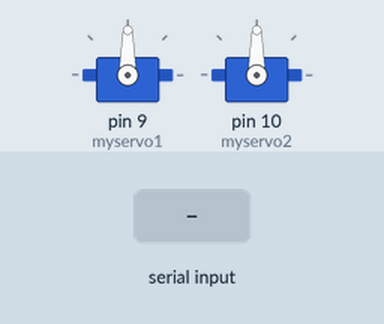
Recording of a sketch running on a simulated Arduino Uno, built with avr-gcc and run on an emulated ATmega328P. On the bench: 2 × servo. The test bench sets the inputs (shaded band).

Above: at 1.3 s.
1.4 s: "1" received over the second serial link
At 2.6 s:
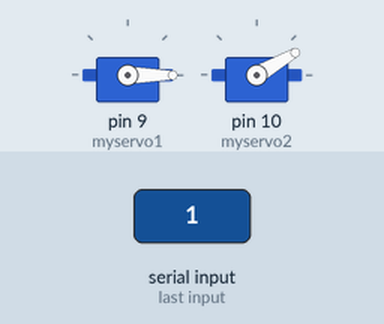
2.9 s: "2" received over the second serial link
At 3.9 s:
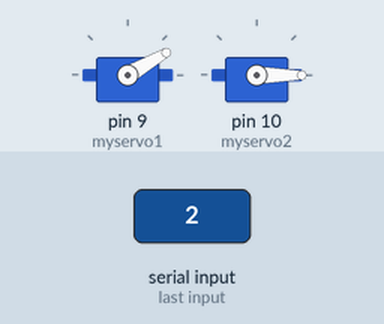
Timing chart, 0 to 5.9 s (numbered marks = the images above; inputs shaded):
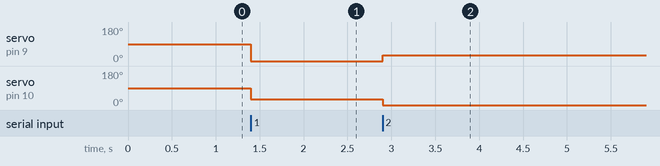

Measured:
- after the input at 1.4 s, servo on pin 9 (myservo1): 90° → 0° at once; servo on pin 10 (myservo2): 90° → 30° at once
- after the input at 2.9 s, servo on pin 9 (myservo1): 0° → 30° at once; servo on pin 10 (myservo2): 30° → 0° at once

The sketch:

bluetoothlightout.ino
```cpp
#include<SoftwareSerial.h>
#include<Servo.h>
Servo myservo1;
Servo myservo2;


int bTx = 2;
int bRx = 3;

SoftwareSerial bt(bTx, bRx);

void setup() {
Serial.begin(9600);
delay(100);
bt.begin(9600);

myservo1.attach(9);
myservo2.attach(10);
}

void loop() {
  char value;
  if(bt.available()){
    value=(char)bt.read();
  }
  if(value == '1')
  {
    myservo1.write(0);
    myservo2.write(30);
  }
  if(value == '2')
  {
    myservo1.write(30);
    myservo2.write(0);
  }
}
```
